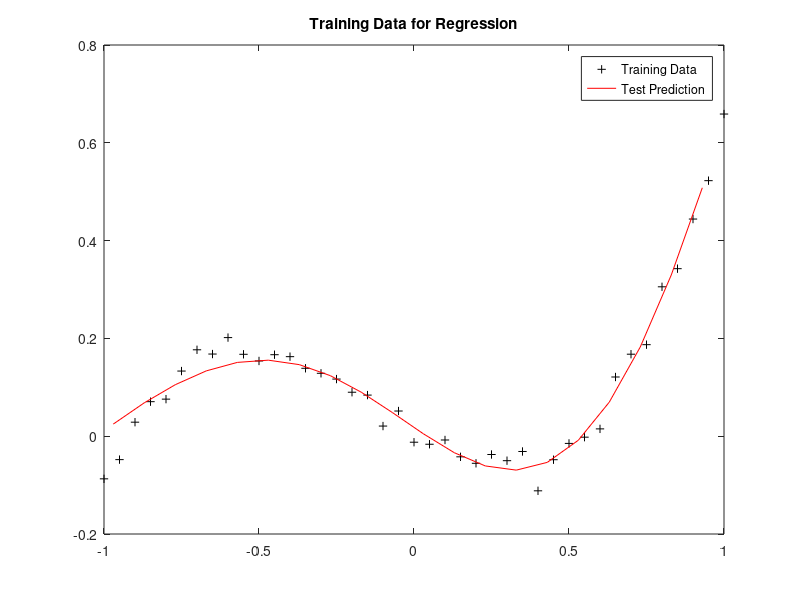
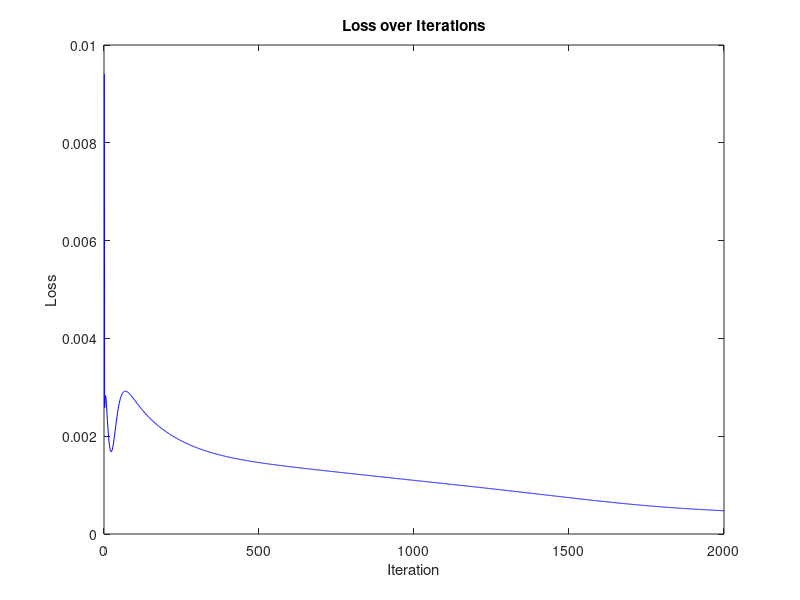

Source code (MATLAB) for these figures, in order:
clear all
close all 
clc 

%% Generate training data
x = -1:0.05:1; % Input data as a row vector
len = length(x);

% Training data output with added noise
d = 0.8*x.^3 + 0.3*x.^2 - 0.4*x + normrnd(0, 0.02, [1, len]);
figure, plot(x, d,'k+'), title('Training Data for Regression')

% Test data
xtest = -0.97:0.1:0.93;

%% Settings
lr = 0.1; % Learning rate
n_iter = 2000; % Number of iterations
n_hidden = 3; % Number of hidden layer nodes

% Initialize weights and biases with random numbers
w_input_hidden = randn(1, n_hidden); % Weights from input to hidden layer (1x3 double)
w_hidden_output = randn(n_hidden, 1); % Weights from hidden layer to output (3x1 double)
b_hidden = randn(1, n_hidden); % Biases for hidden layer (1x3 double)
b_output = randn; % Bias for output layer

%% Training process using stochastic gradient descent (SGD)
losses = zeros(1, n_iter); % Track loss during training
for i = 1:n_iter % Loop for number of iterations
    total_loss = 0; % initialise loss for this iteration
    for j = 1:len % Loop through length of input data
        % Forward Pass
        % Current input and target
        curr_input = x(j);
        target = d(j); 
        % Hidden Layer
        hidden_input = curr_input * w_input_hidden + b_hidden; % Weighted sum + Bias
        hidden_output = tanh(hidden_input); % Activation Function
        % Output Layer
        output = hidden_output * w_hidden_output + b_output; % Weighted Sum + Bias
        % Error 
        error = target - output; 
        total_loss = total_loss + 0.5 * error^2; % Loss
        % Backward Pass
        % Output Layer and Hidden Layer Gradients
        grad_output = error * -1; 
        grad_hidden = (grad_output * w_hidden_output').*(1-hidden_output.^2);
        % Update Weights and Biases
        w_hidden_output = w_hidden_output - lr*(grad_output * hidden_output');
        w_input_hidden = w_input_hidden - lr*(grad_hidden * curr_input);
        b_output = b_output - lr*grad_output;
        b_hidden = b_hidden - lr*grad_hidden;
    end
    % Store Average loss for iteration
    losses(i) = total_loss/len;
end

%% Test the neural network
net_output = zeros(size(xtest));
for i = 1:length(xtest)
    hidden_input = xtest(i) * w_input_hidden + b_hidden;
    hidden_output = tanh(hidden_input);
    net_output(i) = hidden_output * w_hidden_output + b_output;
end

%% Plot out the test results
hold on;
plot(xtest, net_output, 'r-');
legend('Training Data', 'Test Prediction')

%% Plot the loss over iterations
figure;
plot(1:n_iter, losses, 'b-');
title('Loss over Iterations');
xlabel('Iteration');
ylabel('Loss');